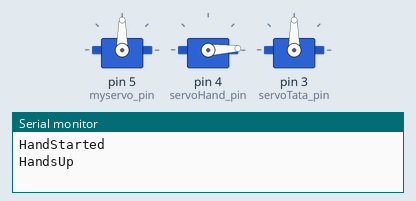
This sketch was run on a simulated Arduino Uno, built with avr-gcc and run on an emulated ATmega328P. Shown: 3 × servo, the last lines printed to the serial monitor.

Above: at 0.05 s.
At 0.95 s:
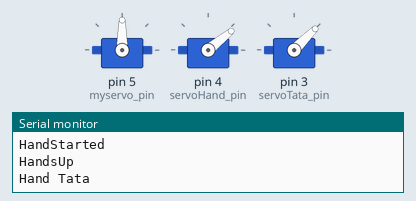
At 1.6 s:
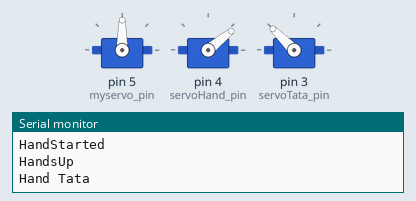
At 3.15 s:
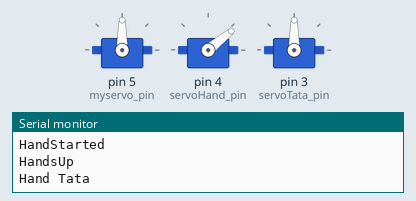
At 6.0 s:
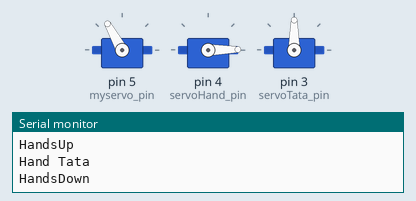
At 8.85 s:
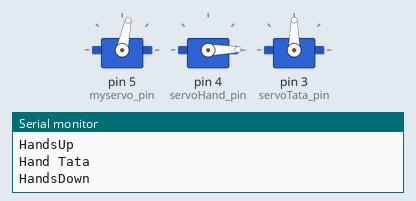
Timing chart, 0 to 11.7 s (numbered marks = the images above):
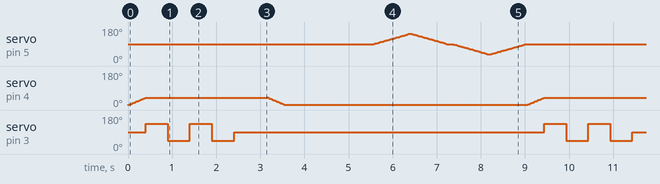

The sketch:

ProjectRoboCentro.ino
```cpp
//AutoRobo version v1.7 [ CentroMall,Kodungallur ] : HARK SOLUTIONS
//WARNING
//Basic movements like FRONT,BACK,RIGHT,LEFT are not included in this Program. Check versions 1.2 and 1.5 for that codes
//SpecialProgram to Project Robo for Exhibition @ CentroMall,Kodungallur
//This Robot will check the distance and if distance is less than a particular value
// robot will give a hand start AKA tata
// and head movement, robot looks right and left
//HeaderFIles
#include <Servo.h>
//Servos
Servo myservo;
Servo servoHand; //Shoulder
Servo servoTata; // palm
//UltraSonic 1 - us1
int us1_echo=7;
int us1_trigr=6;
//Servos
int myservo_pin=5;
int servoHand_pin=4;
int servoTata_pin=3;
//ProgramVariables
int distance=0;
int headAngle=100;
int tataAngle=50;
int handAngle=110;
void setup() {
  // put your setup code here, to run once:
  Serial.begin(9600);
  pinMode(us1_trigr, OUTPUT);
  pinMode(us1_echo, INPUT);
  myservo.attach(myservo_pin);
  servoHand.attach(servoHand_pin);
  servoTata.attach(servoTata_pin);
}
void loop() {
  // put your main code here, to run repeatedly:
//  myservo.write(90);
//  servoHand.write(handAngle);
//  servoTata.write(tataAngle);
//  us1Update();
//  if(distance<50) {
//    Serial.println("Something Found");
//    handStart(2);
//    headMove(7); //Parameter is timedelay or speed of
//  }

  myservo.write(90);
  servoHand.write(0);
  servoTata.write(90);
  handStart();
  headMove(15); //Parameter is timedelay or speed of

}
```

Ultrasonic.ino
```cpp
void us1Update() {
  delay(100);
  digitalWrite(us1_trigr, LOW);
  delayMicroseconds(2);
  digitalWrite(us1_trigr, HIGH);
  delayMicroseconds(10);
  digitalWrite(us1_trigr, LOW);
  long duration = pulseIn(us1_echo, HIGH);
  distance = (duration * 0.034 / 2);
  Serial.print("Distance : ");
  Serial.println(distance);
  delay(200);
}
```

hand.ino
```cpp
void handStart() {
  Serial.println("HandStarted");
  handUp();
  handTata(2);
  delay(750);
  handDown();
//  delay(2000);
//  servoHand.write(handAngle);
}
int i=0;
void handUp() {
  Serial.println("HandsUp");
  for(i=0;i<40;i++) {
   servoHand.write(i);
   delay(10);
  }
}
void handDown() {
  Serial.println("HandsDown");
  for(i=40;i>0;i--) {
   servoHand.write(i);
   delay(10);
  }
  delay(2000);
}
void handTata(int times) {
  Serial.println("Hand Tata");
  for(int i=0;i<times;i++) {
    servoTata.write(135);
    delay(500);
    servoTata.write(45);
    delay(500);
    servoTata.write(90);
  }
}
```

head.ino
```cpp
void headMove(int time) {
  for(int i=90;i<=145;i++) {
    myservo.write(i);
    delay(time);
  }
  for(int i=145;i>=90;i--) {
    myservo.write(i);
    delay(time);
  }
  delay(100);
  for(int i=90;i>=35;i--) {
    myservo.write(i);
    delay(time);
  }
  for(int i=35;i<=90;i++) {
    myservo.write(i);
    delay(time);
  }
}
```

Measured:
- by itself, servo on pin 3 (servoTata_pin): repeats every 9.0 s: 45° 0.50 s, 135° 0.50 s, 45° 0.50 s, 90° 7.0 s, 135° 0.50 s
